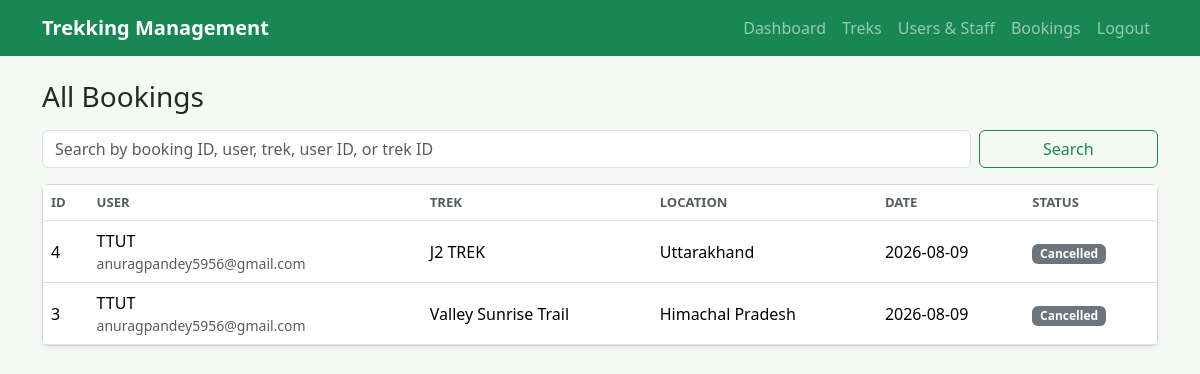
Screenshot of /admin/bookings (signed in) with the database file from the repository.
### tables this page shows
CREATE TABLE bookings (
            id INTEGER PRIMARY KEY AUTOINCREMENT,
            user_id INTEGER NOT NULL,
            trek_id INTEGER NOT NULL,
            booking_date TEXT NOT NULL,
            status TEXT NOT NULL DEFAULT 'Booked'
                CHECK (status IN ('Booked', 'Cancelled', 'Completed')),
            FOREIGN KEY (user_id) REFERENCES users (id) ON DELETE CASCADE,
            FOREIGN KEY (trek_id) REFERENCES treks (id) ON DELETE CASCADE
        );

CREATE TABLE users (
            id INTEGER PRIMARY KEY AUTOINCREMENT,
            name TEXT NOT NULL,
            email TEXT NOT NULL UNIQUE,
            password_hash TEXT NOT NULL,
            role TEXT NOT NULL CHECK (role IN ('admin', 'staff', 'user')),
            contact TEXT,
            status TEXT NOT NULL DEFAULT 'approved'
                CHECK (status IN ('pending', 'approved', 'blacklisted')),
            created_at TEXT NOT NULL
        );

CREATE TABLE "treks" (
            id INTEGER PRIMARY KEY AUTOINCREMENT,
            name TEXT NOT NULL,
            location TEXT NOT NULL,
            difficulty TEXT NOT NULL CHECK (difficulty IN ('Easy', 'Moderate', 'Hard')),
            duration_days INTEGER NOT NULL CHECK (duration_days > 0),
            available_slots INTEGER NOT NULL CHECK (available_slots >= 0),
            assigned_staff_id INTEGER,
            status TEXT NOT NULL DEFAULT 'Pending'
                CHECK (status IN ('Pending', 'Approved', 'Open', 'Ongoing', 'Closed', 'Completed')),
            start_date TEXT NOT NULL,
            end_date TEXT NOT NULL,
            description TEXT,
            created_at TEXT NOT NULL,
            FOREIGN KEY (assigned_staff_id) REFERENCES users (id) ON DELETE SET NULL
        );

### app.py (the view)
    @app.route("/admin/bookings")
    @login_required("admin")
    def admin_bookings():
        q = request.args.get("q", "").strip()
        params: list[str] = []
        where = ""
        if q:
            where = """
                WHERE u.name LIKE ? OR t.name LIKE ? OR CAST(b.id AS TEXT) = ?
                   OR CAST(u.id AS TEXT) = ? OR CAST(t.id AS TEXT) = ?
            """
            params = [f"%{q}%", f"%{q}%", q, q, q]
        bookings = get_db().execute(
            f"""
            SELECT b.*, u.name AS user_name, u.email AS user_email, t.name AS trek_name, t.location
            FROM bookings b
            JOIN users u ON u.id = b.user_id
            JOIN treks t ON t.id = b.trek_id
            {where}
            ORDER BY b.booking_date DESC, b.id DESC
            """,
            params,
        ).fetchall()
        return render_template("admin/bookings.html", bookings=bookings, q=q)

### app.py (called while the page is built)
def create_app() -> Flask:
    app = Flask(__name__)
    app.config["SECRET_KEY"] = os.environ.get("SECRET_KEY", "dev-secret-change-me")
    app.config["DATABASE"] = DB_PATH
    os.makedirs(os.path.join(BASE_DIR, "instance"), exist_ok=True)
    @app.before_request
    def before_request() -> None:
        get_db()
    @app.teardown_appcontext
    def close_db(_error: Exception | None = None) -> None:
        db = g.pop("db", None)
        if db is not None:
            db.close()
    register_routes(app)
    with app.app_context():
        init_db()
        seed_data()
    return app

def get_db() -> sqlite3.Connection:
    if "db" not in g:
        g.db = sqlite3.connect(DB_PATH)
        g.db.row_factory = sqlite3.Row
        g.db.execute("PRAGMA foreign_keys = ON")
    return g.db

def current_user() -> sqlite3.Row | None:
    user_id = session.get("user_id")
    if not user_id:
        return None
    return get_db().execute("SELECT * FROM users WHERE id = ?", (user_id,)).fetchone()

### templates/admin/bookings.html (shortened to what this page needs)
{% extends "base.html" %}
{% block content %}
<h1 class="h3 mb-3">All Bookings</h1>
<form class="row g-2 mb-3" method="get">
  <div class="col-md-10">
    <input class="form-control" name="q" value="{{ q }}" placeholder="Search by booking ID, user, trek, user ID, or trek ID">
  </div>
  <div class="col-md-2">
    <button class="btn btn-outline-success w-100" type="submit">Search</button>
  </div>
</form>
<div class="card shadow-sm">
  <div class="table-responsive">
    <table class="table align-middle mb-0">
      <thead>
        <tr><th>ID</th><th>User</th><th>Trek</th><th>Location</th><th>Date</th><th>Status</th></tr>
      </thead>
      <tbody>
        {% for booking in bookings %}
          <tr>
            <td>{{ booking.id }}</td>
            <td>{{ booking.user_name }}<div class="small text-muted">{{ booking.user_email }}</div></td>
            <td>{{ booking.trek_name }}</td>
            <td>{{ booking.location }}</td>
            <td>{{ booking.booking_date }}</td>
            <td><span class="badge text-bg-secondary">{{ booking.status }}</span></td>
          </tr>
        {% else %}
          <tr><td colspan="6" class="text-muted">No bookings found.</td></tr>
        {% endfor %}
      </tbody>
    </table>
  </div>
</div>
{% endblock %}

### templates/base.html (shortened to what this page needs)
<!doctype html>
<html lang="en">
  <head>
    <link href="https://cdn.jsdelivr.net/npm/bootstrap@5.3.3/dist/css/bootstrap.min.css" rel="stylesheet">
    <link href="{{ url_for('static', filename='css/style.css') }}" rel="stylesheet">
  </head>
  <body>
    <nav class="navbar navbar-expand-lg navbar-dark bg-success">
      <div class="container">
        <a class="navbar-brand fw-semibold" href="{{ url_for('index') }}">Trekking Management</a>
        <div class="navbar-nav ms-auto">
          {% if current_user %}
            <a class="nav-link" href="{{ url_for('dashboard') }}">Dashboard</a>
            {% if current_user.role == 'admin' %}
              <a class="nav-link" href="{{ url_for('admin_treks') }}">Treks</a>
              <a class="nav-link" href="{{ url_for('admin_users') }}">Users & Staff</a>
              <a class="nav-link" href="{{ url_for('admin_bookings') }}">Bookings</a>
            {% elif current_user.role == 'user' %}
              <a class="nav-link" href="{{ url_for('user_history') }}">My Bookings</a>
              <a class="nav-link" href="{{ url_for('edit_profile') }}">Profile</a>
            {% endif %}
            <a class="nav-link" href="{{ url_for('logout') }}">Logout</a>
          {% else %}
            <a class="nav-link" href="{{ url_for('login') }}">Login</a>
            <a class="nav-link" href="{{ url_for('register_user') }}">Register</a>
          {% endif %}
        </div>
      </div>
    </nav>
    <main class="container py-4">
      {% block content %}{% endblock %}
    </main>
  </body>
</html>

### static/css/style.css (style rules this page uses)
:root { --page-bg: #f6f8f5; --forest: #198754; --ink: #1f2a24; }
body { background: var(--page-bg); color: var(--ink); }
.card, .stat-card { border-radius: 8px; }
.table th { color: #526058; font-size: 0.82rem; text-transform: uppercase; }

### rows the page displays
bookings: id "4", user_name "TTUT", user_email "anuragpandey5956@gmail.com", trek_name "J2 TREK", location "Uttarakhand", booking_date "2026-08-09", status "Cancelled"
bookings: id "3", user_name "TTUT", user_email "anuragpandey5956@gmail.com", trek_name "Valley Sunrise Trail", location "Himachal Pradesh", booking_date "2026-08-09", status "Cancelled"
